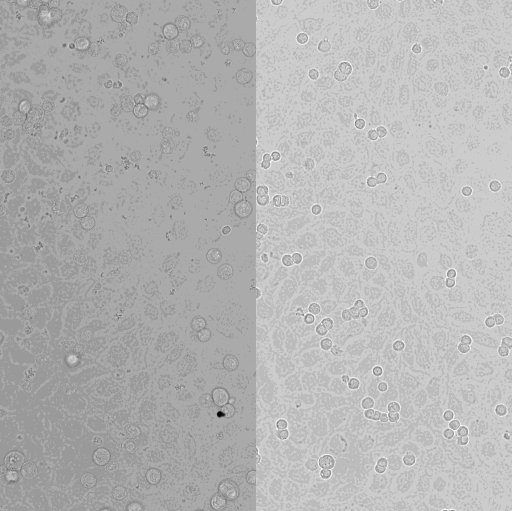
#> input picture fig3/v2/runs/optimise_by_eye_cancer_r1/agent_folder/image.tif, 1024 x 1022 px, found by its file name (shown at 1/2 size)
$ python code_as_returned.py
#> lines starting #> are read from the running program, lines starting #| are printed output that depends on the picture; after the words box and inside, x2 and y2 are one past the last pixel; in counts of white or black regions, pixels touching at a corner belong together
"""Segment endothelial cells (whole-cell outlines, including the part under cancer cells)
in a 2D image made of N fields side by side; measure area and aspect ratio.
Input: image.tif (2D, uint16, 12-bit, 0.65 um/px)
Output: labels.tif, measurements.csv (label, area_um2, aspect_ratio), diagnostics.csv, intermediates/"""
from __future__ import annotations
from dataclasses import dataclass
from pathlib import Path
import numpy as np, pandas as pd, tifffile
from scipy import ndimage as ndi
from skimage import io, measure, morphology, segmentation


@dataclass(frozen=True)
class Params:
    pixel_size_um: float = 0.65
    max_value_12bit: int = 4095
    n_fields: int = 2                        # fields side by side along X, segmented independently
    cell_diameter_um: float = 37.5           # middle of 25-50 um
    cellpose_model: str = "cpsam"
    flow_threshold: float = 0.4              # Cellpose default
    cellprob_threshold: float = 0.0          # Cellpose default
    cancer_contrast_k: float = 6.0           # STARTING VALUE: tune on the overlay
    cancer_smooth_sigma_px: float = 1.0
    cancer_close_radius_px: int = 2
    cancer_dilate_px: int = 3                # covers the halo outside the threshold
    cancer_min_area_um2: float = 50.0
    inpaint_sigma_px: float = 15.0           # background interpolation under cancer cells
    hidden_fill_distance_um: float = 10.0    # max reach when assigning leftover cancer pixels
    min_cell_area_um2: float = 150.0         # smaller = debris
    remove_border_objects: bool = True

    @property
    def cell_diameter_px(self) -> float:
        return self.cell_diameter_um / self.pixel_size_um

    def um2_to_px(self, a: float) -> int:
        return int(round(a / self.pixel_size_um**2))


def load_image(path: Path, p: Params) -> np.ndarray:
    if not path.exists():
        raise FileNotFoundError(f"{path} not found in {Path.cwd()}")
    im = tifffile.imread(path)
#> im is the input picture: shape (1022, 1024) uint16; min 151, max 4095, mean 2826.1
    if im.ndim != 2:
        raise ValueError(f"Expected 2D (Y, X), got shape {im.shape}")
    if im.dtype != np.uint16:
        raise ValueError(f"Expected uint16, got {im.dtype}")
    if im.max() > p.max_value_12bit:
        raise ValueError(f"Max {im.max()} exceeds 12-bit range; data differ from assumptions")
    if im.max() == im.min():
        raise ValueError("Image is constant")
    return im


def field_slices(width: int, n_fields: int) -> list[slice]:
    if width % n_fields:
        raise ValueError(f"Width {width} not divisible by n_fields={n_fields}")
    w = width // n_fields
#> w = 512
    return [slice(i * w, (i + 1) * w) for i in range(n_fields)]


def remove_small_components(mask: np.ndarray, min_px: int) -> np.ndarray:
    lab, n = ndi.label(mask)
    sizes = np.bincount(lab.ravel(), minlength=n + 1)
    keep = sizes >= min_px
    keep[0] = False
    return keep[lab]


def detect_cancer_cells(im: np.ndarray, p: Params) -> np.ndarray:
    """Heuristic (not an established method): pixels far from the field median (robust z-score)
    = bright/dark phase halo; close, fill holes, drop small blobs (debris), dilate."""
    s = ndi.gaussian_filter(im.astype(np.float32), p.cancer_smooth_sigma_px)
    med = np.median(s)
    sigma = 1.4826 * np.median(np.abs(s - med))
    if sigma == 0:
        raise ValueError("Zero robust sigma; cannot threshold")
    extreme = np.abs(s - med) > p.cancer_contrast_k * sigma
    closed = ndi.binary_closing(extreme, structure=morphology.disk(p.cancer_close_radius_px))
    filled = ndi.binary_fill_holes(closed)
    big = remove_small_components(filled, p.um2_to_px(p.cancer_min_area_um2))
    return ndi.binary_dilation(big, structure=morphology.disk(p.cancer_dilate_px))


def inpaint_background(im: np.ndarray, mask: np.ndarray, p: Params) -> np.ndarray:
    """Replace masked pixels by a normalised Gaussian average of unmasked pixels."""
    f = im.astype(np.float32)
    keep = (~mask).astype(np.float32)
    num = ndi.gaussian_filter(f * keep, p.inpaint_sigma_px)
    den = ndi.gaussian_filter(keep, p.inpaint_sigma_px)
    if (den[mask] < 1e-3).any():
        raise ValueError("Cancer-cell region too large for inpaint_sigma_px; increase it or check the mask")
    out = f.copy()
    out[mask] = num[mask] / den[mask]
    return out


def segment_cellpose(im: np.ndarray, p: Params) -> np.ndarray:
    """Cellpose normalises (1st-99th percentile) and rescales by 30/diameter internally."""
    from cellpose import models
    model = models.CellposeModel(gpu=False, pretrained_model=p.cellpose_model)
    masks, _, _ = model.eval(im, diameter=p.cell_diameter_px, flow_threshold=p.flow_threshold,
                             cellprob_threshold=p.cellprob_threshold, normalize=True)
    if masks.shape != im.shape:
        raise RuntimeError(f"Cellpose output {masks.shape} != input {im.shape}")
    return masks.astype(np.int32)


# [14 lines left out: functions fill_hidden_pixels, remove_small, not called in this run]


def process_field(im: np.ndarray, p: Params):
    cancer = detect_cancer_cells(im, p)
    raw = segment_cellpose(inpaint_background(im, cancer, p), p)
    filled, assigned = fill_hidden_pixels(raw, cancer, p)
    cleaned = remove_small(filled, p)
    if p.remove_border_objects:
        cleaned = segmentation.clear_border(cleaned)   # field edges incl. the seam
    return raw, cancer, assigned, cleaned


# [5 lines left out: function remove_border_objects_per_field, not called in this run]


def relabel_consecutive(labels):
    return segmentation.relabel_sequential(labels)[0].astype(np.int32)


# [27 lines left out: functions measure_cells, diagnostics, make_overlay, not called in this run]


def run(image_path=Path("image.tif"), out_dir=Path(".")):
    p = Params()
    inter = out_dir / "intermediates"
    inter.mkdir(exist_ok=True)
    im = load_image(image_path, p)
    raw, cancer, assigned, final = (np.zeros(im.shape, t) for t in (np.int32, bool, bool, np.int32))
    offset = 0
    for sl in field_slices(im.shape[1], p.n_fields):
        r, c, a, f = process_field(im[:, sl], p)
        raw[:, sl] = np.where(r > 0, r + offset, 0)
        final[:, sl] = np.where(f > 0, f + offset, 0)
        cancer[:, sl], assigned[:, sl] = c, a
        offset += int(r.max())
        print(f"Field {sl.start}-{sl.stop}: Cellpose objects {r.max()}, kept {len(np.unique(f)) - 1}")
#> this loop made 1 pass
#> pass 1, in detect_cancer_cells, `s = ndi.gaussian_filter(im.astype(np.float32), p.cancer_smooth_sigma_px)`:
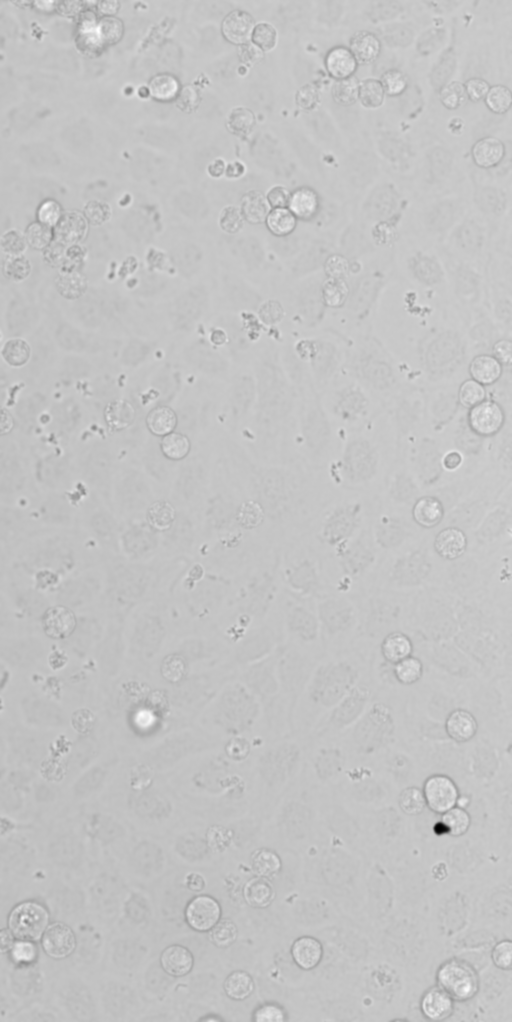
#> s: shape (1022, 512) float32; min 159.5, max 3295.7, mean 2571.1; drawn with min black and max white
#> pass 1, in detect_cancer_cells, `extreme = np.abs(s - med) > p.cancer_contrast_k * sigma`:
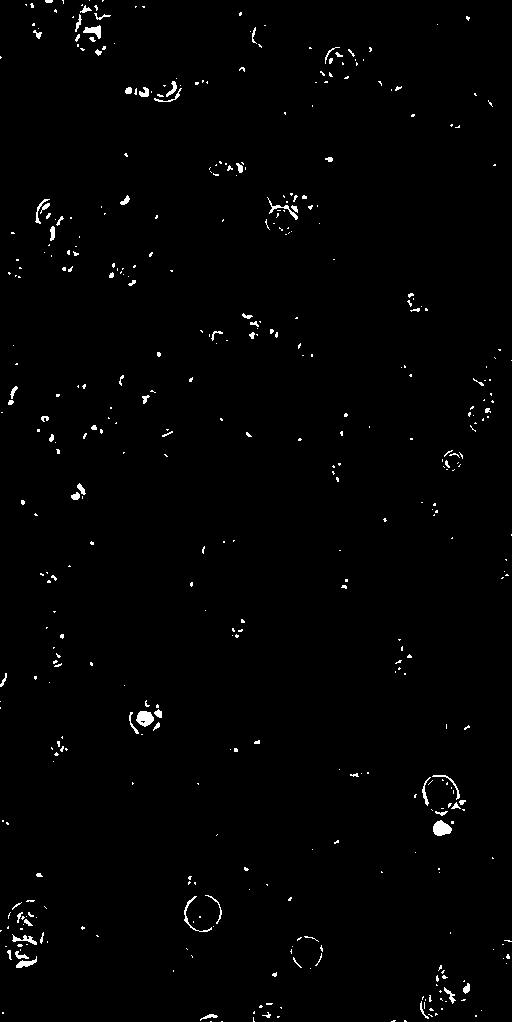
#> extreme: shape (1022, 512) bool; 1.1% white in thin lines or dots
#> pass 1, in detect_cancer_cells, `closed = ndi.binary_closing(extreme, structure=morphology.disk(p.cance..`:
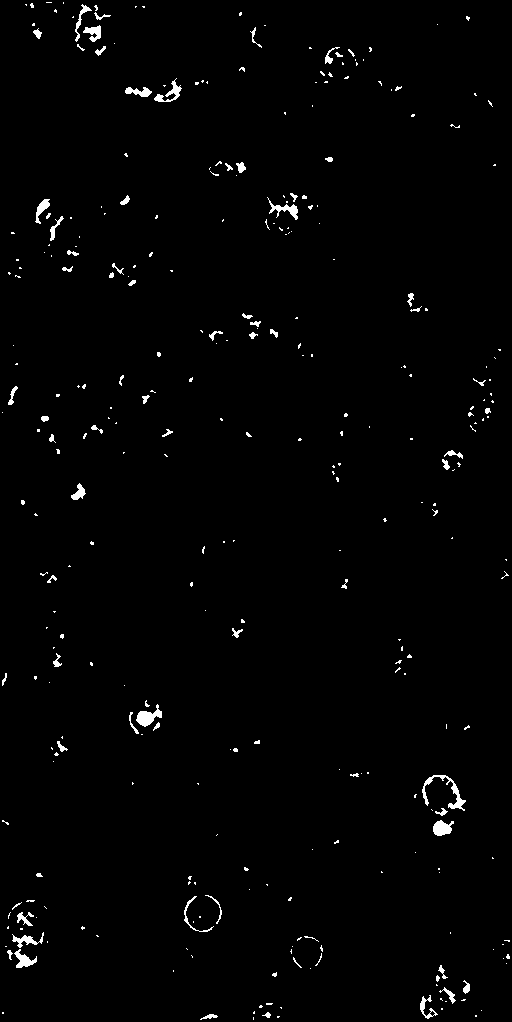
#> closed: shape (1022, 512) bool; 1.3% white; 319 white regions (249 under 20 px), largest, box (x1, y1, x2, y2) and area: (422, 775, 466, 811) 359, (136, 704, 162, 727) 281, (433, 820, 454, 836) 229
#> after the loop: assigned: shape (1022, 1024) bool; every value is 0
#> after the loop: final: shape (1022, 1024) int32; every value is 0
#> after the loop, offset = 0
    final = relabel_consecutive(final)
    table = measure_cells(final, p.pixel_size_um)
    tifffile.imwrite(out_dir / "labels.tif", final)
    table.to_csv(out_dir / "measurements.csv", index=False)
    diagnostics(final, cancer, assigned).to_csv(out_dir / "diagnostics.csv", index=False)
    tifffile.imwrite(inter / "cellpose_raw_labels.tif", raw)
    tifffile.imwrite(inter / "cancer_mask.tif", (cancer * 255).astype(np.uint8))
    io.imsave(inter / "overlay.png", make_overlay(im, final, cancer), check_contrast=False)
    print(f"Endothelial cells: {len(table)}; median area {table.area_um2.median():.0f} um2; "
          f"median AR {table.aspect_ratio.median():.2f}")


if __name__ == "__main__":
    run()
#> (the call stopped at in segment_cellpose, `model = models.CellposeModel(gpu=False, pretrained_model=p.cellpose_mo..`: cellpose is not available in this run)
